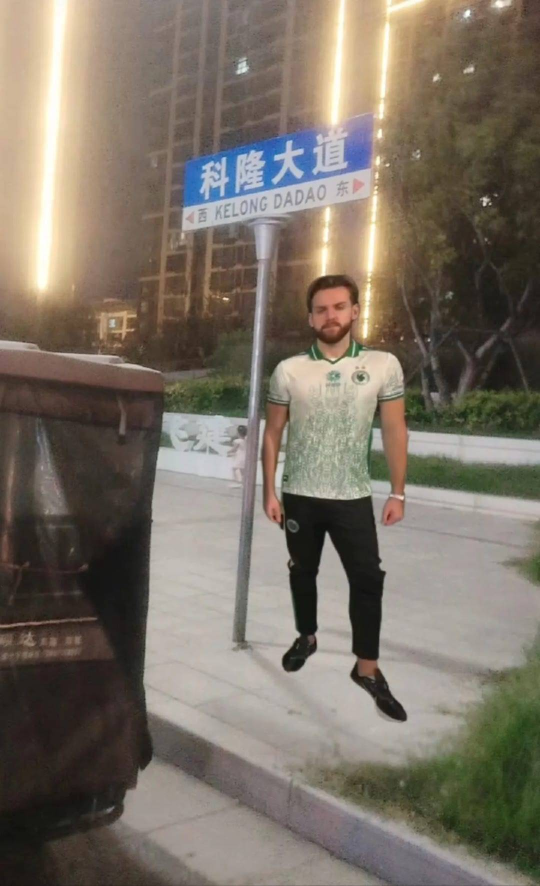
#> input picture qqchatbot/diaotu/diaotu_20260921_122340_467371.jpg, 1080 x 1771 px (shown at 1/2 size)
$ python -i checkin_card.py   (imports and definitions only)
#> lines starting #> are read from the running program, lines starting #| are printed output that depends on the picture
### napcat_render/daily_luck.py
"""每日运势：`data\\daily_luck\\daily_luck.json` 里的图，一天一张。

数据完全是**你自己维护**的，跟 `persona.txt` 一个套路：代码只读，不写。

    data\\daily_luck\\daily_luck.json     {"大吉": "大吉.png", "小吉": "小吉.png", …}
    data\\daily_luck\\*.png|jpg|gif       对应的运势图

抽签规则：**按 (群, 人, 日期) 定死** —— 同一个人同一天抽到的永远是同一张，
不会靠反复签到重抽（拿运势当抽奖就没意思了）。用的是 `random.Random(种子)`，
种子由群号、QQ、日期拼出来，所以重启之后结果也不会变。
"""
from __future__ import annotations

import datetime
import json
import random
from pathlib import Path

from nonebot import logger

from .config import DAILY_LUCK_DIR, DAILY_LUCK_FILE

# 运势等级 → 图文件名。读 `daily_luck.json`；文件不在/读不动时保持空表，
# 签到图那边就会把运势那一栏整个跳过（而不是画一个空框）。
luck_records: dict[str, str] = {}

# 各档运势配的一句话。**不在 json 里的等级不会因为没有这句话而出问题** ——
# 找不到就用「今天的运势是 X。」兜底，图照发。
LUCK_FLAVOR = {
    "大吉": "想什么都成，别浪费了。",
    "中吉": "稳稳当当的一天。",
    "小吉": "小的也算吉，别嫌少。",
    "吉": "平平常常，也还行吧。",
    "末吉": "末等的吉也是吉，拿着。",
    "凶": "……唔，今天就别乱来了。",
    "大凶": "别出门了，真的。",
}

# 签到图底部那两行"宜 / 忌"。同样是按等级给的，没登记的等级走 DEFAULT_ADVICE。
DEFAULT_ADVICE = ("抽卡", "开箱")
LUCK_ADVICE = {
    "大吉": ("抽卡、开箱、表白", "跟小鲸鱼顶嘴"),
    "中吉": ("抽卡、攒碎片", "熬夜"),
    "小吉": ("抽卡", "乱花碎片"),
    "吉": ("签到、聊天", "想太多"),
    "末吉": ("先攒着", "冲动开箱"),
    "凶": ("安静待着", "抽卡"),
    "大凶": ("缩在被窝里", "出门、抽卡、说话"),
}


def luck_advice(name: str) -> tuple[str, str]:
    """返回这一档的 ``(宜, 忌)``。"""
    return LUCK_ADVICE.get(name, DEFAULT_ADVICE)


def load_luck_records() -> None:
    global luck_records
    if not DAILY_LUCK_FILE.exists():
        logger.info(f"[运势] 没找到 {DAILY_LUCK_FILE}，签到图里不显示运势栏")
#> (this line was passed over: nonebot is not available in this run)
        luck_records = {}
        return
    try:
        records = json.loads(DAILY_LUCK_FILE.read_text(encoding="utf-8"))
        if not isinstance(records, dict):
            raise ValueError("记录必须是对象")
        luck_records = {
            str(name): str(filename) for name, filename in records.items()
            if isinstance(name, str) and isinstance(filename, str) and filename
        }
        logger.info(f"[运势] 共 {len(luck_records)} 档：{'、'.join(luck_records)}")
    except (OSError, json.JSONDecodeError, ValueError) as error:
        logger.warning(f"[运势] 记录读取失败，将不显示运势栏：{error}")
        luck_records = {}


# [7 lines left out: function luck_image_path, not called in this run]


def luck_options() -> list[str]:
    """能用的运势等级：登记过、且文件真的在的那些。"""
    return [name for name in luck_records if luck_image_path(name) is not None]


def luck_seed(group_id: int, user_id: int, today: datetime.date) -> str:
    """今天这一次抽签的种子：同群同人同一天 → 同一档运势。"""
    return f"luck:{group_id}:{user_id}:{today.isoformat()}"


# [14 lines left out: function daily_luck, not called in this run]


def luck_flavor(name: str) -> str:
    """给某一档运势配的那句话；没登记就用一句中性的兜底。"""
    return LUCK_FLAVOR.get(name, f"今天的运势是 {name}。")


load_luck_records()

### napcat_render/checkin_card.py
"""把一次签到渲染成一张图：今日老婆 + 抽卡结果 + 奶龙碎片。

布局照着 ``data\\example.jpeg``（群里那张"游戏签到"汇总图）的路子来：背景铺一层
模糊的照片，上面排**几张独立的白色圆角卡片** —— 左卡放图（今日老婆），右卡放信息
（签到资料、抽卡结果、资产），每张卡里再按"标题 + 分隔线 + 内容"排。

为什么用 Pillow 而不是 HTML 截图：本应用的 venv 里本来就有 Pillow（`PIL 12.3.0`），
而 HTML 那套要另起一个浏览器进程 —— 群消息里等它两三秒太亏，渲染失败的概率也大。
排版是固定的卡片网格，Pillow 足够，而且**渲染失败能整齐退回纯文案**
（见 `__init__._render_check_in`），不会让签到本身失败。
"""
from __future__ import annotations

import datetime
import time
from pathlib import Path

from PIL import Image, ImageDraw, ImageFilter, ImageFont, ImageOps
from nonebot import logger

from .config import CHECKIN_CARD_DIR
from .daily_luck import luck_advice, luck_flavor
from .forge_rank import TOP_N as FORGE_RANK_TOP_N, ordinal as rank_ordinal

# ------------------------------------------------------------------ 版式尺寸
# 尺寸**由内容算出来**，不是写死的一串坐标：改字号/行高时布局自己跟着走，
# 不会出现"图高写死、内容一多就被切掉"这种事。
#
# 整张图有一个统一缩放 SCALE：显式的尺寸都过一遍 `_s()`，字号在 `_font()` 里统一放大。
# 想整张图更大/更小（群里手机上看着太小之类），只改 IMAGE_WIDTH 和 SCALE 两个数就行，
# 版式比例、留白、字号会一起跟着走。
IMAGE_WIDTH = 2100
SCALE = 1.2


def _s(value: float) -> int:
    """把基准版式里的尺寸换算成实际像素（四舍五入到整数）。"""
    return int(round(value * SCALE))


MARGIN = _s(40)              # 画布四周留白
PAD = _s(24)                 # 卡片内边距
GAP = _s(24)                 # 卡片之间、两栏之间的间距
HEADER_HEIGHT = _s(150)      # 左卡里"头像 + 名字 + 签到信息"那一段
CARD_HEADER_HEIGHT = _s(96)  # 每张小卡里"标题 + 分隔线"那一段（_card_header 画的）
# 老婆图的画框：竖图用**正方形**（用户要的），横图用"宽 × 宽"的矮长方形 ——
# 正方形画框是按竖图定的，横图塞进去只有窄窄一条，所以横图单独放宽（见 _wife_image_box）。
WIFE_IMAGE_HEIGHT = 1000
LANDSCAPE_IMAGE_HEIGHT = 760
# 老婆名下面那句说明（"这是某某今天的份，收好。"）。不要它就把 WIFE_NOTE 置成 False，
# 卡片会跟着矮一行。
WIFE_NOTE = True
# 右栏单独一张"提示卡"的文案（`{command}` 会换成命令名）。不想显示就把 WIFE_HINT 置成空串。
WIFE_HINT = "输入“{command}”查看所有支持的功能喵"
WIFE_NAME_HEIGHT = _s(70)    # 图片下面那行老婆名字（没名字时这一行整段不占位）
WIFE_NOTE_LINE = _s(40)      # 再下面那句说明每行占的高度
WIFE_NOTE_LINES = 1          # 说明只留一行（写短点，多一行会顶到卡片底边）
FOOTER_HEIGHT = _s(44)       # 卡片底下那条装饰性的小字
# 两栏：左 = 用户信息 + 老婆图；右 = 抽卡结果 + 奶龙碎片 + 今日运势。
# 左栏给到 1000px 是因为**横图只能靠画框宽度变大**（它按宽度撑满，画框多宽图就多大）；
# 右栏 760px 刚好够放抽卡卡名和"宜/忌"那句，再窄就要开始省略号了。
LEFT_COLUMN_WIDTH = 1000
RIGHT_COLUMN_WIDTH = IMAGE_WIDTH - MARGIN * 2 - GAP - LEFT_COLUMN_WIDTH
# 运势卡：图最少留这么高，下面的等级名 + 一句配文固定占这些，再加宜/忌两行。
# 这一栏要给得比另外两张卡宽松 —— 运势图是竖图，得靠高度才撑得起来。
LUCK_IMAGE_MIN_HEIGHT = 480
LUCK_CARD_TEXT_HEIGHT = _s(96)
LUCK_ADVICE_HEIGHT = _s(88)
# 碎片卡：标题 + 内容（大数字 + "本次 +N" + 说明）。这就是它的最小高度。
ASSETS_MIN_HEIGHT = _s(300)
ASSETS_CONTENT_HEIGHT = _s(214)

# 抽卡结果**只写卡名**（不放品质标签和"新卡/重复"），一行矮一些；随卡片宽度自适应字号。
LIST_ROW_HEIGHT = _s(56)
LIST_ROW_GAP = _s(10)
# 抽卡结果排两列，两列之间的间距
LIST_COLUMN_GAP = _s(14)
# 超过这么多张就不再一行行排了，多发几张就折成"还有 N 张"。
LIST_ROW_LIMIT = 8
# 抽卡卡底部的收尾话（卡片会被拉高，底下空着不好看）
DRAWS_CLOSING = "明天还有 5 次，记得来。"

BACKGROUND_TOP = (247, 243, 248)
BACKGROUND_BOTTOM = (238, 238, 246)
PANEL_FILL = (255, 255, 255)
PANEL_EDGE = (229, 224, 234)
TEXT_MAIN = (52, 44, 60)
TEXT_SUB = (140, 132, 150)
TEXT_FAINT = (176, 168, 186)
ACCENT = (211, 68, 122)
ACCENT_SOFT = (253, 236, 244)
DIVIDER = (240, 235, 243)
# 老婆图"完整缩进画框"之后，缩不到的地方铺这个色（跟卡片底一个色系，像照片留白）。
WIFE_IMAGE_BACKDROP = (247, 244, 249)

# 抽卡结果的样子：**浅底圆角条**（不上色），里面是卡名 + 品质徽章 + 「新卡 / 重复→碎片」。
# 品质颜色只用在那个小徽章上（用户给的样例就是这样）：稀有绿、史诗紫、神话橙、传奇玫红。
NEUTRAL_ROW_FILL = (250, 247, 251)
NEUTRAL_ROW_EDGE = (240, 234, 242)
# 品质 → (徽章上的字, 徽章底色)
RARITY_BADGE: dict[str, tuple[str, tuple[int, int, int]]] = {
    "rare": ("稀有", (106, 140, 194)),
    "epic": ("史诗", (150, 100, 214)),
    "myth": ("神话", (233, 146, 47)),
    "legend": ("传奇", (214, 62, 120)),
    "origin": ("始源", (198, 74, 42)),
}
RARITY_BADGE_FALLBACK = ("卡牌", (150, 142, 158))

# 字体：Windows 自带的中文字体。找不到就往下退，最后退回 Pillow 的位图字体
# （那样中文会是方块，但至少不会因为缺字体把整个签到搞崩）。
_FONT_CANDIDATES = (
    r"C:\Windows\Fonts\msyh.ttc",
    r"C:\Windows\Fonts\simhei.ttf",
    r"C:\Windows\Fonts\Deng.ttf",
)
_FONT_BOLD_CANDIDATES = (
    r"C:\Windows\Fonts\msyhbd.ttc",
    r"C:\Windows\Fonts\msyh.ttc",
    r"C:\Windows\Fonts\simhei.ttf",
)
_font_cache: dict[tuple[bool, int], ImageFont.ImageFont] = {}


# [35 lines left out: functions _first_existing, _default_font, _font, not called in this run]


def _text_width(draw: ImageDraw.ImageDraw, text: str, font) -> int:
    return int(draw.textlength(text, font=font))


# [48 lines left out: functions _ellipsize, _wrap, _linear_gradient, _rounded_mask, not called in this run]


def _background_canvas(width: int, height: int) -> Image.Image:
    """签到图/库存图共用的底：淡紫渐变，够朴素、不抢前景。"""
    return _linear_gradient((width, height), BACKGROUND_TOP, BACKGROUND_BOTTOM)


def _background_source(wife_path: Path | None) -> Image.Image | None:
    """背景底图：拿今日老婆那张图放大模糊、再压一层白纱。

    取不到图就返回 ``None``，调用方退回纯渐变背景。这张图**只读**，不碰随机池。
    """
    if wife_path is None:
        return None
    try:
        with Image.open(wife_path) as opened:
#> opened is the input picture: PIL image 1080x1771 RGB; mean R, G, B 122.4, 113.2, 101.5
            photo = ImageOps.exif_transpose(opened).convert("RGB")
    except (OSError, ValueError) as error:
        logger.warning(f"[签到图] 背景图读取失败 {wife_path}：{error}")
        return None
    # 放大到至少盖住画布，模糊之后边缘才不会露白。
    photo = ImageOps.fit(photo, (IMAGE_WIDTH, IMAGE_WIDTH * 2),
                         method=Image.Resampling.LANCZOS)
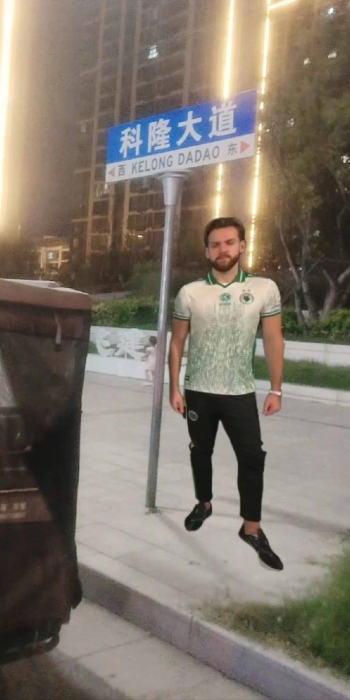
#> photo: PIL image 2100x4200 RGB (shown at 1/6 size); mean R, G, B 127.1, 117.6, 106.8
    photo = photo.filter(ImageFilter.GaussianBlur(38))
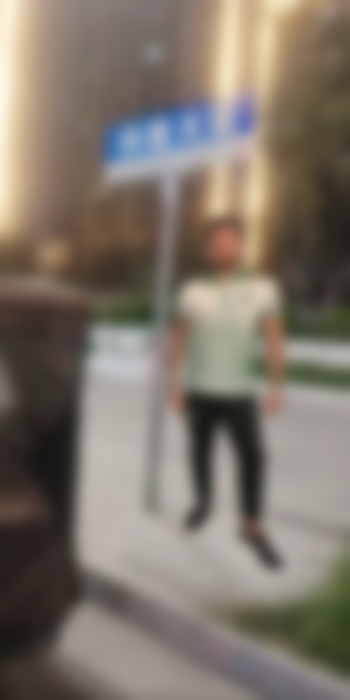
#> photo: PIL image 2100x4200 RGB (shown at 1/6 size); mean R, G, B 127.1, 117.5, 106.7
    wash = Image.new("RGB", photo.size, (255, 255, 255))
#> wash: PIL image 2100x4200 RGB; every value is 255
    return Image.blend(photo, wash, 0.72)
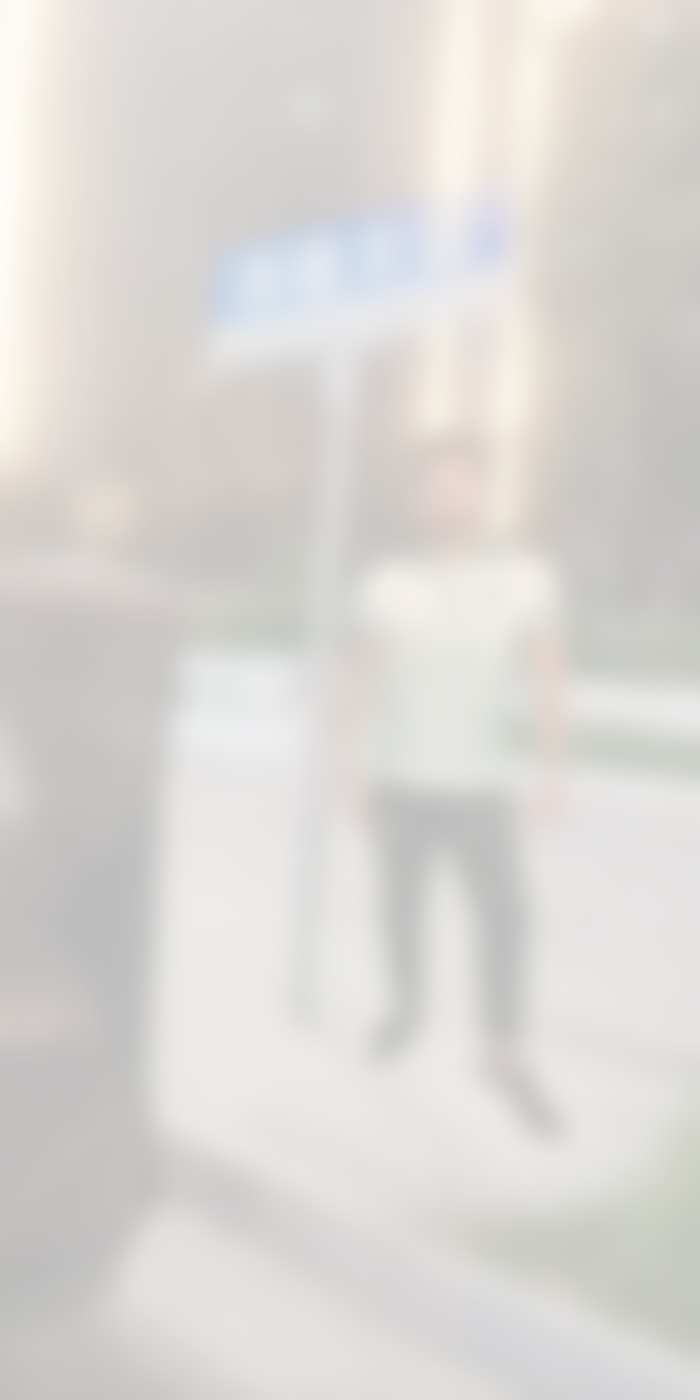
#> returned value: PIL image 2100x4200 RGB (shown at 1/3 size); mean R, G, B 218.7, 216, 213


# [533 lines left out: functions _is_landscape, _wife_image_box, _load_picture, _card, _card_header, _draw_header and 9 more, not called in this run]


# 签到图是发完就没用的中间产物：留一段时间便于排查，之后由下一次渲染顺手清掉。
CHECKIN_CARD_KEEP_SECONDS = 3600


# [220 lines left out: functions _cleanup_old_files, render_check_in_card, not called in this run]


# ------------------------------------------------------------------ 库存图
# 每张小卡五列；名字太长就缩字号，缩到下限再省略号。
INVENTORY_COLUMNS = 5
INVENTORY_TILE_HEIGHT = _s(88)
INVENTORY_TILE_GAP = _s(12)
INVENTORY_TILE_FONT = [24, 22, 20, 18]  # 依次试着用，第一个放得下就用它
INVENTORY_HEADER_HEIGHT = _s(132)       # 顶部那张"谁 + 有多少张卡"的卡
INVENTORY_SHARDS_HEIGHT = _s(132)       # 底部那张"奶龙碎片"的卡
INVENTORY_CLOSING = "想看缺哪张就去翻卡池吧。"


# [176 lines left out: functions _draw_inventory_tile, render_inventory_card, not called in this run]


# ------------------------------------------------------------------ 锻造排行榜
# 固定十行：榜上不足十条时，空位也画出来（「虚位以待」），这样"前十"是一眼能数清的。
FORGE_RANK_HEADER_HEIGHT = _s(190)      # 顶部标题卡
FORGE_RANK_COLUMN_LABEL_HEIGHT = _s(48)  # 列表上方那行列名
FORGE_RANK_ROW_HEIGHT = _s(104)         # 每一行（一条记录）的高度
FORGE_RANK_ROW_GAP = _s(12)             # 行与行之间的缝
# 四列的位置：名次（行首） / 锻造收益 / 锻造的剑 / 锻造人 / 锻造时间（右对齐）。
FORGE_RANK_VALUE_X = _s(230)            # 相对左边距
FORGE_RANK_SWORD_X = _s(430)
FORGE_RANK_NAME_X = _s(650)
# 前三名的颜色：金 / 银 / 铜；其余名次用中性灰紫。
FORGE_RANK_COLORS = {
    1: (198, 132, 42),
    2: (126, 136, 154),
    3: (172, 108, 66),
}
FORGE_RANK_EMPTY = "虚位以待"


# [182 lines left out: functions _tint, render_forge_rank_card, not called in this run]

>>> result = _background_source('../qqchatbot/diaotu/diaotu_20260921_122340_467371.jpg')
